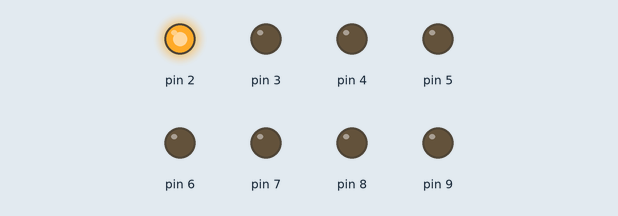
Simulated run of this sketch. Board: Arduino Uno, built with avr-gcc and run on an emulated ATmega328P. Parts: output pins drawn as LEDs (lit = HIGH).

Above: at 0.05 s.
At 0.35 s:
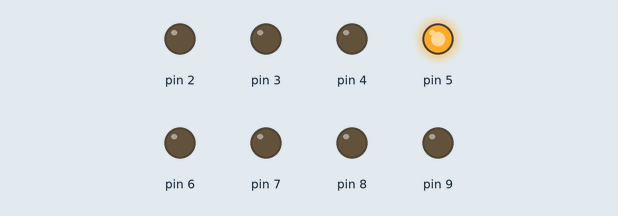
At 0.75 s:
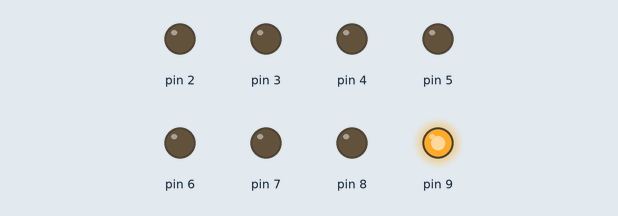
At 1.45 s:
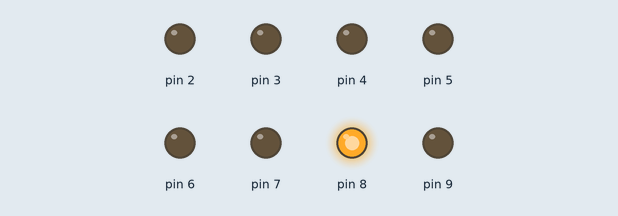
At 2.15 s:
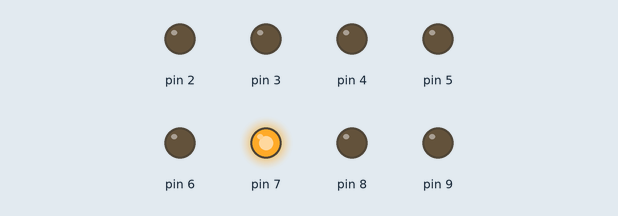
At 2.85 s:
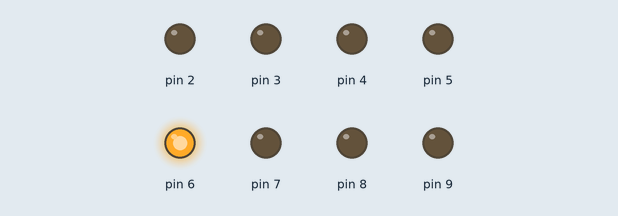
Timing chart, 0 to 3.1 s (numbered marks = the images above):
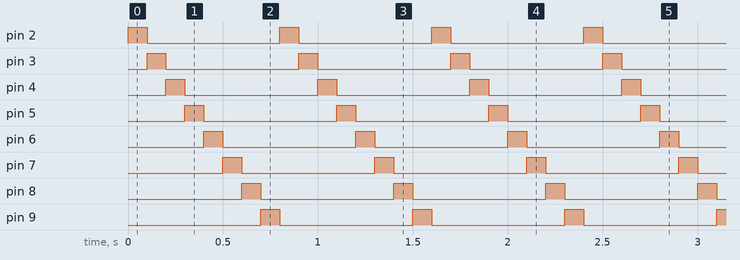

Measured:
- by itself, pin 2–9: alternates HIGH for 0.10 s and LOW for 0.70 s
- by itself, everything shown: repeats every 0.80 s, in 8 steps

The sketch:

_3cube.ino
```cpp
void setup() {
  pinMode(2,OUTPUT);
  pinMode(3,OUTPUT);
  pinMode(4,OUTPUT);
  pinMode(5,OUTPUT);
  pinMode(6,OUTPUT);
  pinMode(7,OUTPUT);
  pinMode(8,OUTPUT);
  pinMode(9,OUTPUT);
}

void loop() {
  for(int x = 2; x < 10; x++){
  digitalWrite(x,HIGH);
  delay(100);
  digitalWrite(x, LOW);
  }
}
```
